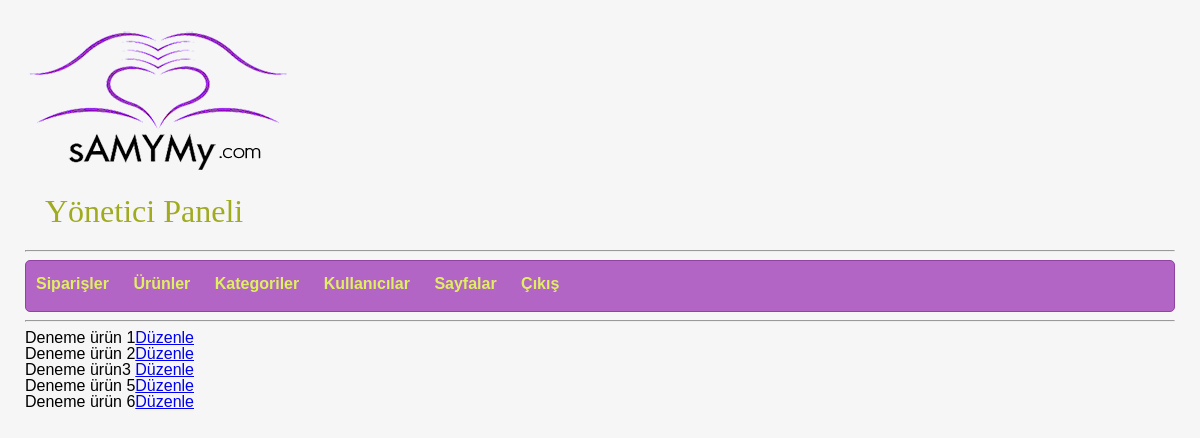
The page /admin/urun.php?islem=duzenle (signed in) on the database its author committed.
### tables this page shows
CREATE TABLE IF NOT EXISTS `urunler` (
  `id` int(11) NOT NULL AUTO_INCREMENT,
  `ad` varchar(256) NOT NULL,
  `kategori_id` int(11) NOT NULL,
  `resim` varchar(60) NOT NULL,
  PRIMARY KEY (`id`)
);

### admin/urun.php (the view, shortened to what this page needs)
<?php include "ust.php"; ?>
<?php include "menu.php"; ?>
<?php
if(isset($_GET["islem"])) $islem = $_GET["islem"]; else $islem = "listele";
?>
<?php
if($islem == "duzenle") {
	if(isset($_GET["id"])) $id = $_GET["id"]; else $id = -1;
	$sorgu = "SELECT * FROM urunler";
	$sonuc = mysql_query($sorgu);
	echo '<div id="kategoriler">';
	echo '<table>';
	echo '<form name="kategori-duzenle" action="kategori.php?islem=duzenle" method="post">';
	while($kategori = mysql_fetch_array($sonuc)) {
		if($id == $kategori["id"])
			echo '<tr><td><input type="text" value="'.$kategori["ad"].'" name="ad"/><input type="hidden" name="id" value="'.$kategori["id"].'"</td><td><input type="submit" name="submit" value="Kaydet"></td></tr>';
		else
			echo '<tr><td>'.$kategori["ad"].'</td><td><a href="kategori.php?islem=duzenle&id='.$kategori["id"].'">Düzenle</a></td></tr>';
	}
	echo '</form>';
	echo '</table>';
	echo '</div>';
}
?>
<?php include "alt.php"; ?>

### css/admin.css (style rules this page uses)
body { padding: 25px; font-family: Tahoma, Verdana, Arial; background: #f6f6f6; }

### rows shown on the page
urunler: ad "Deneme ürün 1"
urunler: ad "Deneme ürün 2"
urunler: ad "Deneme ürün3"
urunler: ad "Deneme ürün 5"
urunler: ad "Deneme ürün 6"
